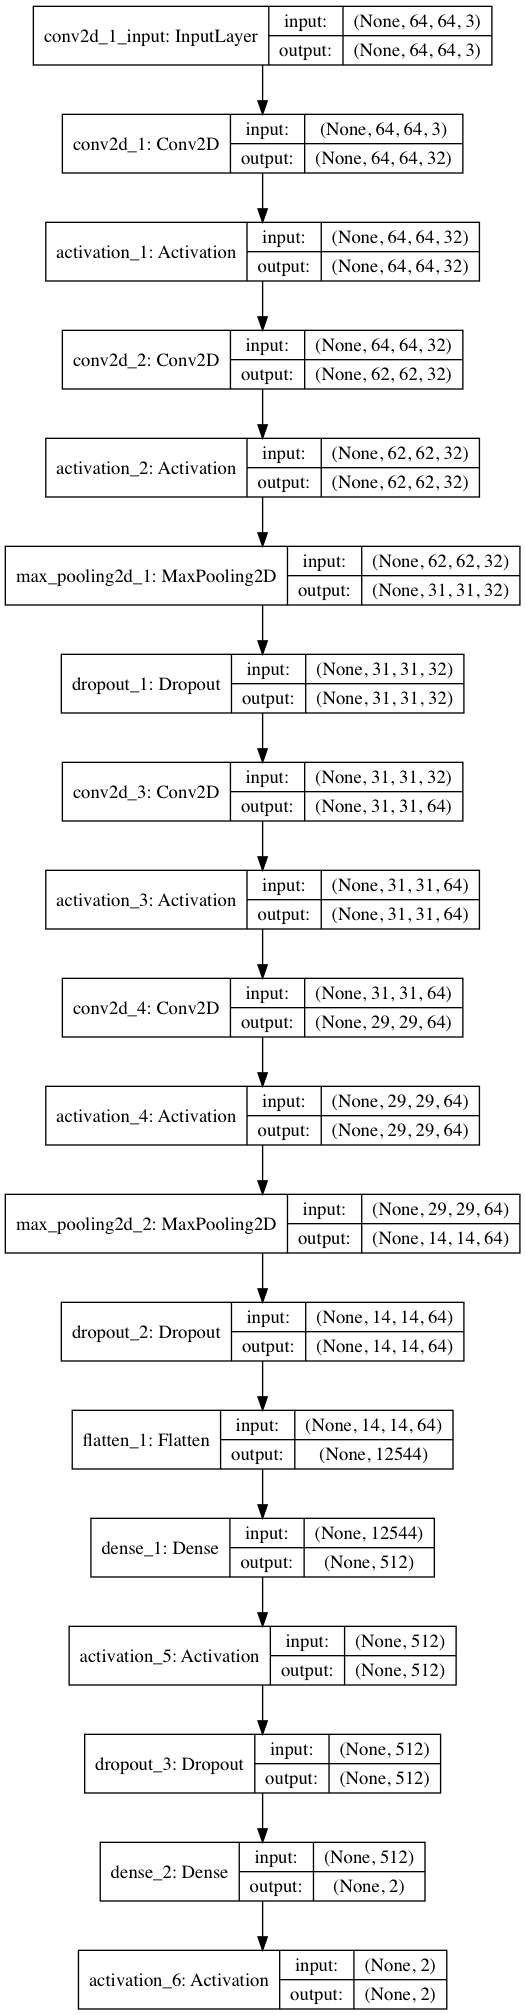

Here is the Python script that generated this plot:
from keras.models import *
from keras.layers import *
from keras.optimizers import SGD
from keras.models import load_model
from keras import backend as K
from loader import data_set, IMAGE_SIZE, resize_with_pad


def cnn_model(data, nb_classes=2):
    model = Sequential()
    # border_mode: 输入和输出尺寸一致，这一层特定设置
    model.add(Conv2D(32, (3, 3), border_mode='same', input_shape=data[0][0].shape[1:]))
    model.add(Activation('relu'))
    model.add(Conv2D(32, (3, 3)))
    model.add(Activation('relu'))
    model.add(MaxPooling2D(pool_size=(2, 2)))
    model.add(Dropout(0.25))

    model.add(Conv2D(64, (3, 3), border_mode='same'))
    model.add(Activation('relu'))
    model.add(Conv2D(64, (3, 3)))
    model.add(Activation('relu'))
    model.add(MaxPooling2D(pool_size=(2, 2)))
    model.add(Dropout(0.25))

    model.add(Flatten())
    model.add(Dense(512))
    model.add(Activation('relu'))
    model.add(Dropout(0.5))
    model.add(Dense(nb_classes))
    model.add(Activation('softmax'))

    # 打印出模型概述信息
    model.summary()
    return model


def train(data, model, batch_size=32, nb_epoch=20):
    # lr:学习率， decay：每次更新后学习率衰减值 ，momentum：动量参数，nesterov：是否使用Nesterov动量
    sgd = SGD(lr=0.01, decay=1e-6, momentum=0.9, nesterov=True)
    # categorical_crossentropy: 多分类损失函数 ，accuracy：性能评估函数
    model.compile(loss='categorical_crossentropy',
                       optimizer=sgd,
                       metrics=['accuracy'])
    model.fit(data[0][0], data[0][1],
                       batch_size=batch_size,
                       nb_epoch=nb_epoch,
                       validation_data=(data[1][0], data[1][1]),
                       shuffle=True)
    model.save('model.h5')
    return model


def _predict(model, image):

    if K.image_dim_ordering() == 'th' and image.shape != (1, 3, IMAGE_SIZE, IMAGE_SIZE):
        image = resize_with_pad(image)
        image = image.reshape((1, 3, IMAGE_SIZE, IMAGE_SIZE))
    elif K.image_dim_ordering() == 'tf' and image.shape != (1, IMAGE_SIZE, IMAGE_SIZE, 3):
        image = resize_with_pad(image)
        image = image.reshape((1, IMAGE_SIZE, IMAGE_SIZE, 3))
    image = image.astype('float32')
    image /= 255
    # 产生输入数据属于各个类别的概率，一般可以不需要这一步，除非想知道分类概率
    result = model.predict_proba(image)
    print(result)
    # 产生类别预测结果
    result = model.predict_classes(image)

    return result[0]


def evaluate(model, data):
    # model.evaluate返回一个测试误差的标量值，或者是一个list(其他评价指标)
    # verbose：日志显示，0为不在标准输出流输出日志信息，1为输出进度条记录，2为每个epoch输出一行记录
    score = model.evaluate(data[2][0], data[2][1], verbose=0)
    # model.metrics_names将给出list中各个值的含义，这里是accuracy
    print("%s: %.2f%%" % (model.metrics_names[1], score[1] * 100))


def load():
     return load_model('model.h5')


def plot(model):
    from IPython.display import Image
    from keras.utils.vis_utils import plot_model
    plot_model(model, to_file="model.png", show_shapes=True)
    Image('model.png')


if __name__ == '__main__':

    data = data_set('data/')
    model = cnn_model(data)
    plot(model)
    model = train(data, model)
    evaluate(model, data)